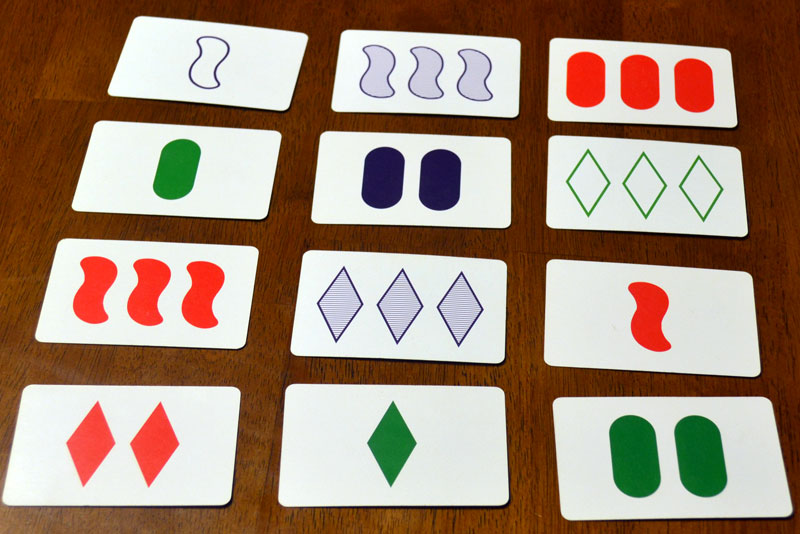
#> input picture 1.jpg, 800 x 534 px; its folder holds only this picture in this run
$ python -i Image.py   (imports and definitions only)
#> lines starting #> are read from the running program, lines starting #| are printed output that depends on the picture; after the words box and inside, x2 and y2 are one past the last pixel; in counts of white or black regions, pixels touching at a corner belong together
#> further down, picture is the input picture: shape (534, 800, 3); mean B, G, R 120.9, 139.2, 163.9
### Card.py
"""
This module handles the attributes of a particular card.

Attributes:
    contour: location of the card within the original image's reference frame
    comparative: binary comparison values for determining if three cards form a
        set
"""
from collections import Counter
import cv2 as cv
import numpy as np


class Card:
    def __init__(self, card_img, contour):
        """
        Initialize a new card object using a cropped card image and a contour.

        Args:
            card_img: a card image that is cropped and warped to be rectangular,
                counteracting the effects of perspective
            contour: a numpy array of points in the contour format of OpenCV
                that represents the card's bounds within the external reference
                frame
        """
        self._im = card_img
        self._contour = contour
        self._color = ""
        self._shape = ""
        self._number = 0
        self._fill = ""
        self.classify()
        self._create_comparative()

    # [15 lines left out: functions contour, comparative, not called in this run]

    def classify(self):
        """
        Pre-process a card image through scaling, contrast, cropping,
        thresholding, and contour detection. Then, find the card's attributes,
        accounting for variability across detected contours.
        """
        image = self._im
        scale = 0.75
        size = (250, 120)
        margins = (20, 10)
        dimensions = (
            size[0] * scale,
            size[1] * scale,
            margins[1] * scale,
            margins[0] * scale,
            (size[1] - margins[1]) * scale,
            (size[0] - margins[0]) * scale,
        )
        dimensions = tuple(int(dimension) for dimension in dimensions)
        image = cv.resize(image, (dimensions[0], dimensions[1]))
        im2 = image.copy()
        while (
            im2[dimensions[2]][dimensions[3]][0] != 255
            or im2[dimensions[2]][dimensions[3]][1] != 255
            or im2[dimensions[2]][dimensions[3]][2] != 255
            or im2[dimensions[4]][dimensions[5]][0] != 255
            or im2[dimensions[4]][dimensions[5]][1] != 255
            or im2[dimensions[4]][dimensions[5]][2] != 255
        ):
            im2 = cv.convertScaleAbs(im2, alpha=1.05)
        image = cv.convertScaleAbs(im2, alpha=1.3)
        cropped_image = image[
            dimensions[2] : dimensions[4], dimensions[3] : dimensions[5]
        ]
        cropped_image2 = im2[
            dimensions[2] : dimensions[4], dimensions[3] : dimensions[5]
        ]
        thresh = cv.cvtColor(cropped_image.copy(), cv.COLOR_BGR2GRAY)
        cv.adaptiveThreshold(
            thresh,
            255,
            cv.ADAPTIVE_THRESH_GAUSSIAN_C,
            cv.THRESH_BINARY,
            301,
            2,
            thresh,
        )
        cv.threshold(thresh, 127, 255, cv.THRESH_BINARY_INV, thresh)
        contours, _ = cv.findContours(
            thresh, cv.RETR_EXTERNAL, cv.CHAIN_APPROX_SIMPLE
        )
        # [4 lines of commented-out code are left out]

        self._find_number(contours)

        self._find_color(cropped_image)

        fills = []
        shapes = []
        for contour in contours:
            fills.append(self._find_fill(cropped_image2, contour))
            shapes.append(self._find_shape(contour))
        if not fills:
            fills = [""]
        if not shapes:
            shapes = [""]
        self._shape = Counter(shapes).most_common(1)[0][0]
        self._fill = Counter(fills).most_common(1)[0][0]

    def _find_fill(self, processed_image, contour):
        """
        Detect the fill of a card using an eroded contour mask and pixel
        brightness averaging.

        Args:
            processed_image: the pre-processed image of the card with medium
                contrast
            contour: one of the detected image contours

        Returns:
            The calculated fill of the card on the scale of solid, liquid, and
            gas (solid fill, partial fill, no fill).
        """
        mask = np.zeros(processed_image.shape)
        cv.drawContours(mask, [contour], 0, (255, 0, 0), -1)
        erosion_size = 8
        element = cv.getStructuringElement(
            cv.MORPH_ELLIPSE,
            (2 * erosion_size + 1, 2 * erosion_size + 1),
            (erosion_size, erosion_size),
        )
        erosion_dst = np.uint8(cv.erode(mask, element))
        erosion_dst = cv.cvtColor(erosion_dst, cv.COLOR_BGR2GRAY)
        processed_image = cv.bitwise_and(
            processed_image,
            processed_image,
            mask=erosion_dst,
        )
        processed_image = cv.cvtColor(processed_image, cv.COLOR_BGR2GRAY)
        counter = 0
        total = 0
        for row in processed_image:
            for pixel in row:
                if 1 < pixel < 254:
                    total += pixel
                    counter += 1
        if counter == 0:
            avg = 0
        else:
            avg = total / counter

        if counter < cv.contourArea(contour) / 100 or avg == 0:
            return "gas"
        if avg < 160:
            return "solid"
        return "liquid"

    def _find_shape(self, contour):
        """
        Detect the shape of a card using the number of sides and convexity of
        detected contours.

        Args:
            contour: one of the detected image contours

        Returns:
            The calculated shape of the card: diamond, oval, squiggle.
        """
        approx = cv.approxPolyDP(
            contour, 0.025 * cv.arcLength(contour, True), True
        )
        if len(approx) == 4:
            return "diamond"

        if cv.isContourConvex(approx):
            return "oval"

        return "squiggle"

    def _find_number(self, contours):
        """
        Detect the number of symbols on a card using the number of detected
        contours.

        Args:
            contours: the detected image contours
        """
        self._number = len(contours)

    def _find_color(self, processed_image):
        """
        Detect the color of a card using the HSV color-space and pixel values.
        The options are red, green, and purple.

        Args:
            processed_image: the pre-processed image of the card with high
                contrast
        """
        hsv = cv.cvtColor(processed_image, cv.COLOR_BGR2HSV)
        red = 0
        purple = 0
        green = 0
        for row in hsv:
            for pixel in row:
                if pixel[1] > 10:
                    hue = pixel[0]
                    if (20 > hue > 0) or (170 < hue < 179):
                        red += 1
                    elif 40 < hue < 80:
                        green += 1
                    elif 130 < hue < 160:
                        purple += 1
        if red > green and red > purple:
            self._color = "red"
        elif green > purple:
            self._color = "green"
        else:
            self._color = "purple"

    def _create_comparative(self):
        """
        Create the binary comparative for the card object using the calculated
        attributes.

        A binary representation is a 12-bit integer composed bitwise as follows:
            0: is it red?
            1: is it green?
            2: is it purple?
            3: is it a single symbol?
            4: is it a double symbol?
            5: is it a triple symbol?
            6: is it an oval?
            7: is it a squiggle?
            8: is it a diamond?
            9: is it solid fill?
            10: is it liquid fill?
            11: is it gas fill?
        """
        color = 0
        color += self._color == "red"
        color += 2 * (self._color == "green")
        color += 4 * (self._color == "purple")

        number = 0
        number += self._number == 1
        number += 2 * (self._number == 2)
        number += 4 * (self._number == 3)

        shape = 0
        shape += self._shape == "oval"
        shape += 2 * (self._shape == "squiggle")
        shape += 4 * (self._shape == "diamond")

        fill = 0
        fill += self._fill == "solid"
        fill += 2 * (self._fill == "liquid")
        fill += 4 * (self._fill == "gas")

        self._comparative = color + 8 * number + 64 * shape + 512 * fill

### Image.py
"""
This module handles the global frame of the SET game and SET-finding.
"""
import cv2 as cv
import numpy as np
from Card import Card


class Image:
    def __init__(self, img):
        """
        Initialize a new Image instance using a full board image.

        Args:
            img: a full board image of a SET game
        """
        self.im = img
        self.contours = []
        self.simple_contours = []
        self.cards = []
        self.sets = []
        self.cards_in_sets = set()

    def _find_card_contours(self):
        """
        Find all the contours in the image for potential cards using grayscale
        and thresholding.
        """
        imgray = cv.cvtColor(self.im, cv.COLOR_BGR2GRAY)
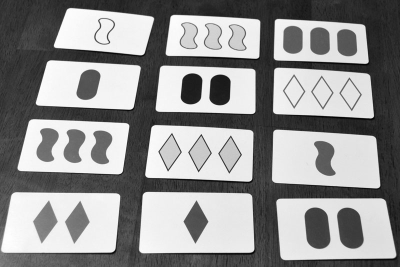
#> imgray: shape (534, 800) (shown at 1/2 size); min 0, max 255, mean 144.5
        cv.adaptiveThreshold(
            imgray,
            255,
            cv.ADAPTIVE_THRESH_GAUSSIAN_C,
            cv.THRESH_BINARY,
            99,
            2,
            imgray,
        )
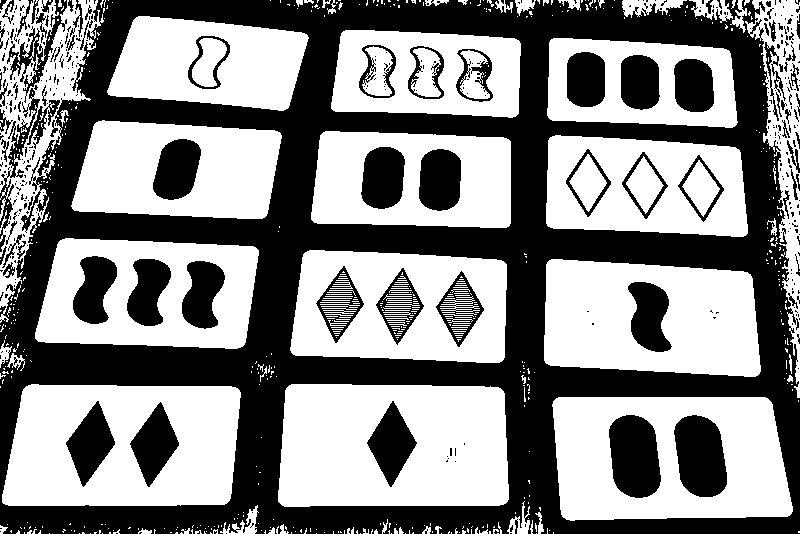
#> imgray: shape (534, 800); 53.1% white; 426 black regions (339 under 20 px), largest, box (x1, y1, x2, y2) and area: (0, 0, 800, 534) 151460, (609, 415, 661, 498) 3483, (674, 415, 727, 497) 3424
        cv.adaptiveThreshold(
            imgray,
            255,
            cv.ADAPTIVE_THRESH_GAUSSIAN_C,
            cv.THRESH_BINARY,
            9,
            2,
            imgray,
        )
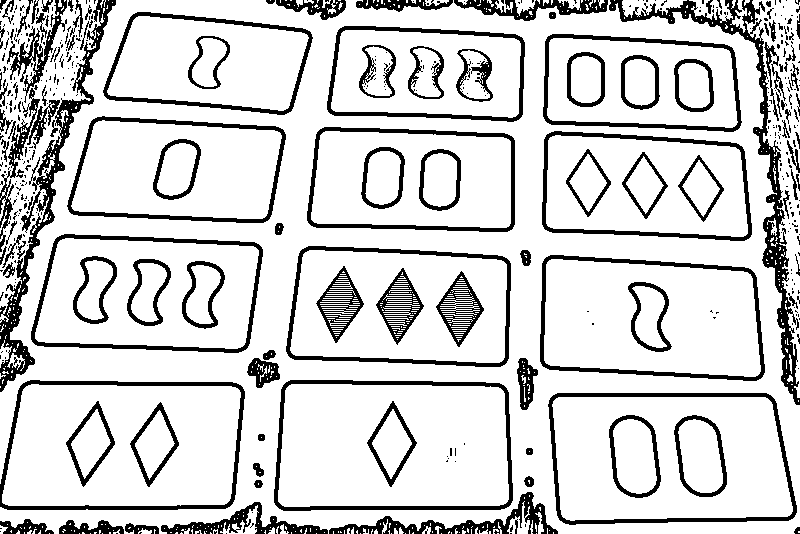
#> imgray: shape (534, 800); 82.5% white; 460 black regions (339 under 20 px)
        self.contours, _ = cv.findContours(
            imgray, cv.RETR_TREE, cv.CHAIN_APPROX_SIMPLE
        )
#> self.contours = 1283 contours, 1074 with area under 20; largest, box (x1, y1, x2, y2) and area: (0, 0, 800, 534) 347580, (547, 392, 798, 526) 30582, (273, 379, 514, 512) 30318, (552, 397, 793, 521) 27082, (278, 384, 509, 507) 26852

    def _filter_contours_by_area(self):
        """
        Filter the detected contours by area to eliminate ones that are too
        large and too small.

        A contour that is greater than 1/12 of the image area is too large and
        a contour that is smaller that 1/10 of the largest potential contour is
        too small.
        """
        height, width, _ = self.im.shape
        area = []
        for cnt in self.contours:
            area.append(cv.contourArea(cnt))
#> this loop made 1283 passes
#> cnt on passes 1 to 3: [[536, 533]], [[497, 533], [498, 533]], [[441, 533]]
#> after the loop, area = 1283 values, max 347580 at index 626, min 0 at index 0, mean 743.2
        area.sort(reverse=True)
        minimum = -1
        maximum = -1
        for index in range(len(area)):
            if index > 30:
                break
            if area[index] >= (height * width) / 12:
                maximum = index
            if area[maximum + 1] / area[index] < 10:
                minimum = index + 1
#> this loop made 32 passes
#> maximum on pass 1: 0
        if maximum == -1:
            max_area = height * width
        else:
            max_area = area[maximum]
#> max_area = 347580
        if minimum == len(area):
            min_area = 0
        else:
            min_area = area[minimum]
#> min_area = 2526.5
        self.contours = [
            cnt
            for cnt in self.contours
            if (min_area < cv.contourArea(cnt) < max_area)
        ]
#> self.contours = 27 contours; largest, box (x1, y1, x2, y2) and area: (547, 392, 798, 526) 30582, (273, 379, 514, 512) 30318, (552, 397, 793, 521) 27082, (278, 384, 509, 507) 26852, (2, 384, 241, 506) 26521

    def _filter_by_polygon(self):
        """
        Filter the contours by the ones that have four sides and are convex and
        save the contour as a simplified four-point representation.
        """
        for cnt in self.contours:
            approx = cv.approxPolyDP(cnt, 0.03 * cv.arcLength(cnt, True), True)
            if len(approx) == 4 and cv.isContourConvex(approx):
                self.simple_contours.append(approx)
#> this loop made 27 passes
#> approx on passes 1, 2, 3, 4, 7, 8, 9, 10: [[23, 389], [3, 503], [229, 500], [237, 388]], [[753, 0], [799, 397], [799, 2]], [[548, 400], [766, 392], [797, 512], [565, 524]], [[553, 401], [566, 519], [792, 511], [765, 397]], [[282, 385], [503, 384], [511, 504], [279, 509]], [[286, 388], [282, 505], [507, 501], [500, 388]], [[543, 259], [750, 268], [763, 376], [543, 367]], [[547, 262], [546, 363], [759, 373], [747, 272]]
#> after the loop, self.simple_contours = 23 contours; largest, box (x1, y1, x2, y2) and area: (548, 392, 798, 525) 27690, (279, 384, 512, 510) 27640, (553, 397, 793, 520) 25524, (282, 388, 508, 506) 25246, (3, 388, 238, 504) 24832

    def _warp_perspective(self, card_contour):
        """
        Warp the perspective of the card to eliminate the effects of perspective
        in the original image and attempt to rotate the card horizontally.

        Args:
            card_contour: the simplified four-point contour of the detected card

        Returns:
            An image of the card cropped and perspective-corrected.
        """
        approx = np.float32([[item[0][0], item[0][1]] for item in card_contour])
        cardh = int(np.linalg.norm(approx[1] - approx[0]))
        cardw = int(np.linalg.norm(approx[2] - approx[1]))
        transform = np.float32([[0, 0], [0, cardh], [cardw, cardh], [cardw, 0]])
        matrix = cv.getPerspectiveTransform(approx, transform)
        result = cv.warpPerspective(self.im, matrix, (cardw, cardh))
        card = self._rotate_card(cardw, cardh, result)
        return card

    def _rotate_card(self, cardw, cardh, card):
        """
        Rotate a card if it is sideways.

        This method works a majority of the time, excepting highly-skewed
        perspective scenarios.

        Args:
            cardw: width of the card in pixels
            cardh: height of the card in pixels
            card: image of the card before rotation

        Returns:
            A rotated version of the card if it is sideways; otherwise, returns
            the non-rotated card.
        """
        if cardh > cardw:
            return np.rot90(card)
        return card

    def create_cards(self):
        """
        Creates all detected Card instances after performing contour detection,
        filtering, and perspective correction.
        """
        self._find_card_contours()
        self._filter_contours_by_area()
        self._filter_by_polygon()
        for card_contour in self.simple_contours:
            self.cards.append(
                Card(self._warp_perspective(card_contour), card_contour)
            )
#> this loop made 23 passes
#> pass 1, in _warp_perspective, `result = cv.warpPerspective(self.im, matrix, (cardw, cardh))`:
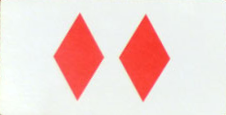
#> result: shape (115, 226, 3); mean B, G, R 210.5, 214.7, 241.6
#> pass 1, in classify, `image = cv.resize(image, (dimensions[0], dimensions[1]))`:
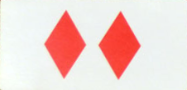
#> image: shape (90, 187, 3); mean B, G, R 210.5, 214.6, 241.6
#> pass 1, in classify, `image = cv.convertScaleAbs(im2, alpha=1.3)`:
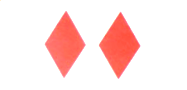
#> image: shape (90, 187, 3); mean of channels 0, 1, 2 227.5, 229.4, 255; drawn as B, G, R
#> pass 1, in classify, `cropped_image = image[ dimensions[2] : dimensions[4], dimensions[3] : ..`:
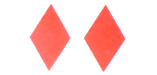
#> cropped_image: shape (75, 157, 3); mean of channels 0, 1, 2 215.7, 218.4, 255; drawn as B, G, R

    # [73 lines left out: functions find_sets, _deduplicate_cards, _is_set, get_cards_nonset, get_cards_set, not called in this run]

>>> import cv2
>>> picture = cv2.imread('1.jpg')
>>> result = Image(picture).create_cards()
